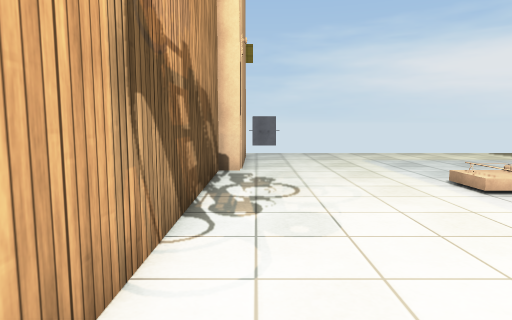
view 1 (above)

23 first-person views from a walk through a Unity game level. The camera is 1.2 m above the floor, tilts 6° down and sees 75° across. The floor is counted in squares, 1 m on a side. Each view is taken from the middle of a square. On the plan, view 1 faces up. The plan holds only what a view shows up to about 14 squares ahead; the rest is blank. The place goes on beyond the plan. The player is left out. Door leaves are left out, so doorways stand open. Some surface patterns are stand-ins.

view 2
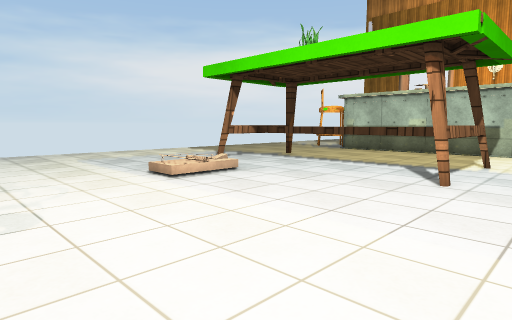

view 3
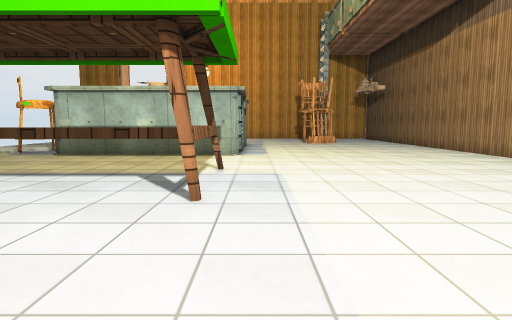

view 4
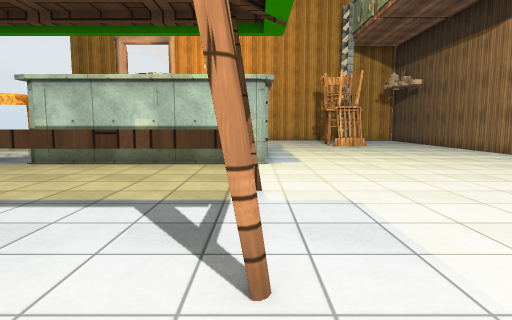

view 5
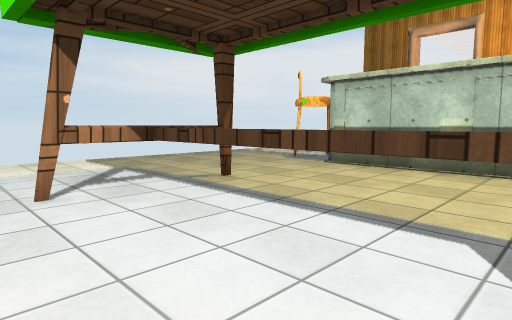

view 6
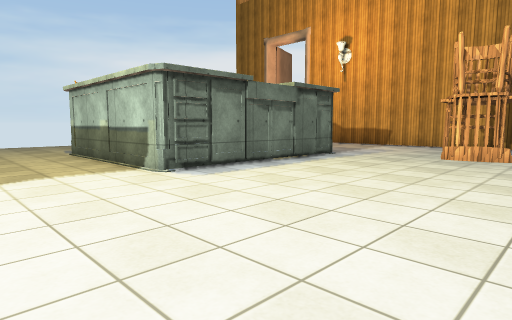

view 7
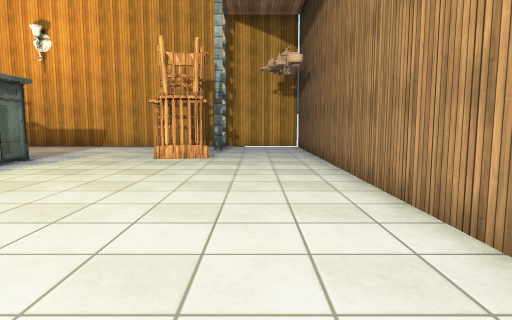

view 8
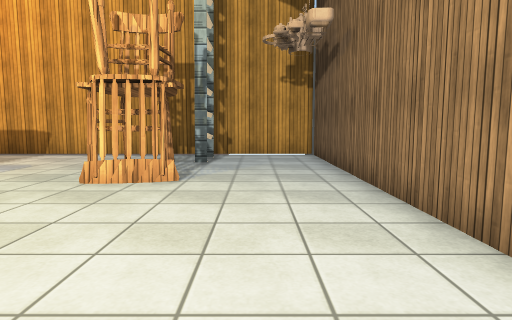

view 9
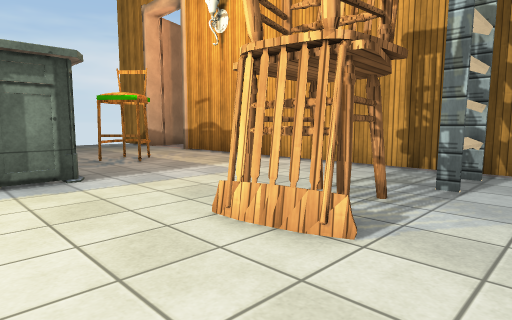

view 10
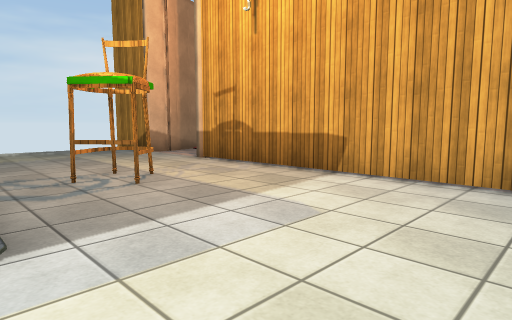

view 11
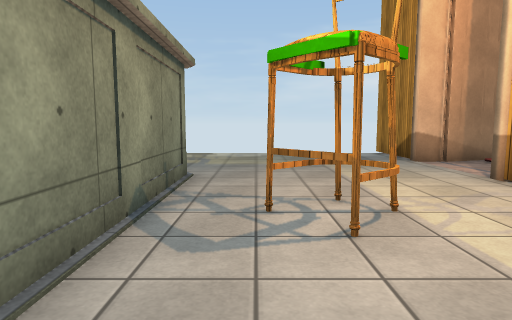

view 12
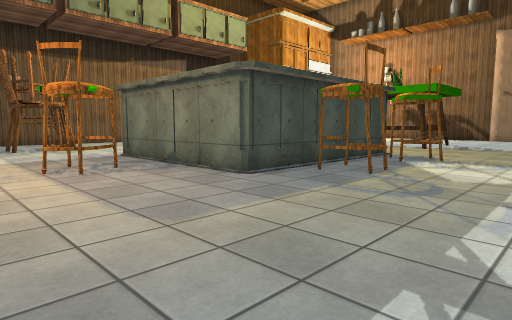

view 13
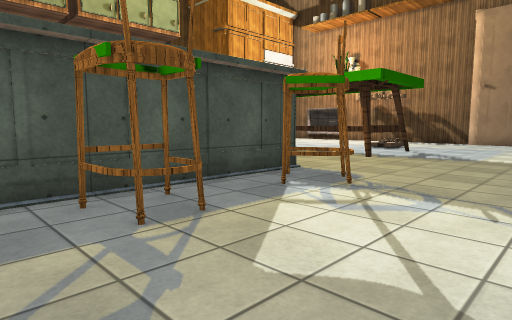

view 14
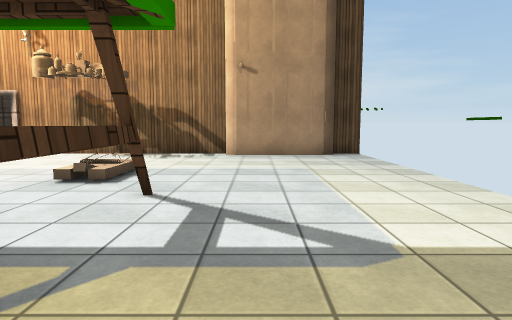

view 15
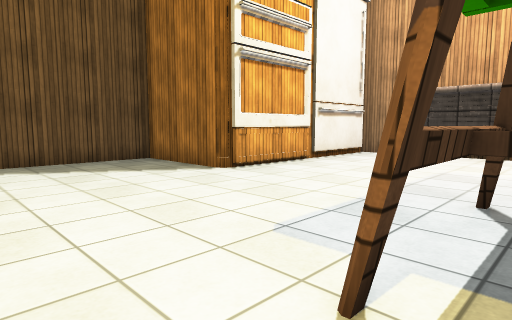

view 16
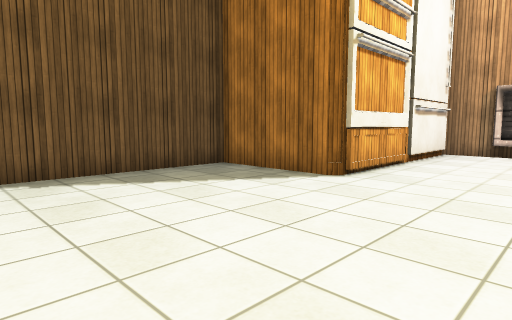

view 17
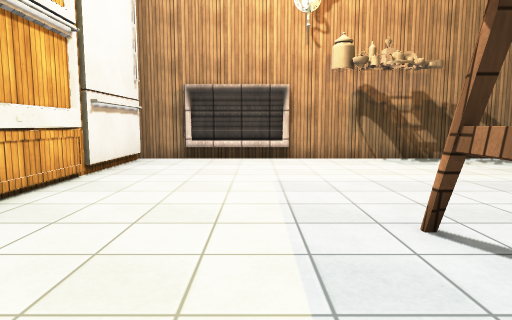

view 18
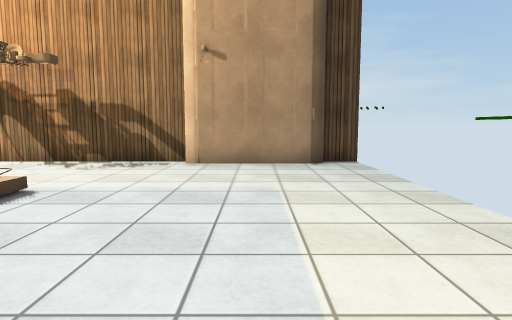

view 19
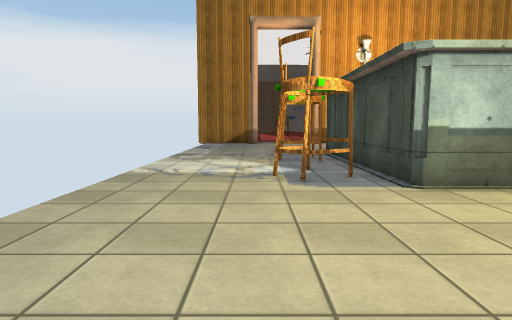

view 20
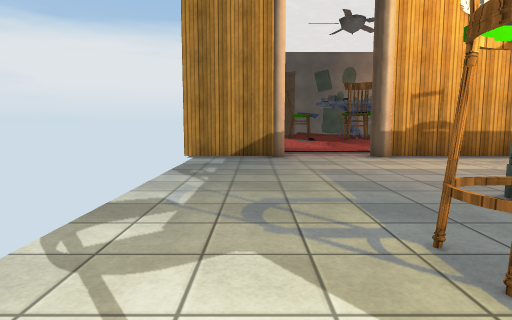

view 21
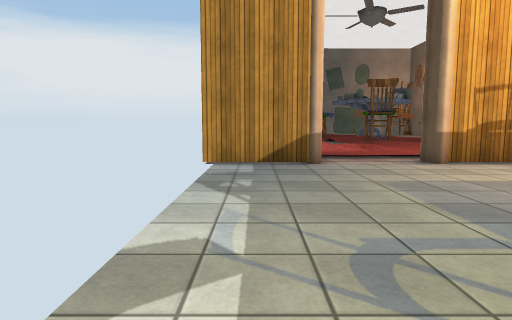

view 22
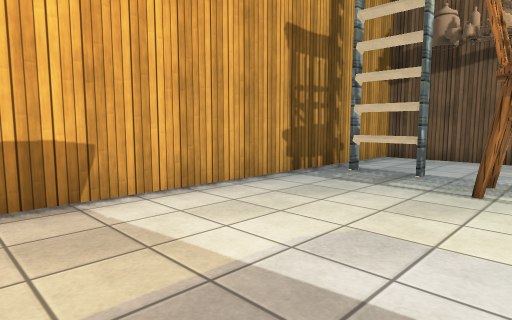

view 23
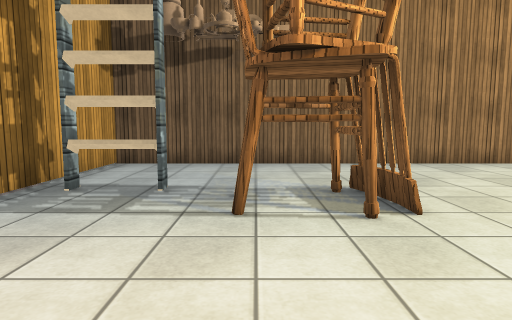

### Floor plan
Key: @ floor where view 1 was taken; # wall or solid block; . floor; T trap; H thing the floor can be seen under or through; C chair; E vent; O other object.
Columns run from 1 left of view 1 to 32 right of it. Each row starts with its distance up from view 1.
 15                                 #
 14 #...............................#
 13 #...............................#
 12 #O..............................#
 11 #O..............................#O
 10 #O...............CCC.CC...........
  9 #.................C..CC...........
  8 #.......HH.HH....########.........
  7 #.....T...H......#      #.......#.
  6 #....TTT..H......#      #.......#
  5 #.........H......#      #.CCC...#
  4 #.........H......#      #..C....#
  3 #.........H......#      #.......#
  2 #.........H......#      #.......#
  1 #.......##.##....########.......#
  0 #@..............................#
 -1 E...............................#
 -2 E...............................#
 -3 E.........................CC....#
 -4 #........................CCC....#
 -5 #########................CC..HH.#
 -6         #.......................#
 -7         #.......................#
 -8         #.......................#
 -9         #.......................#
-10         #########################

Where each view was taken, in squares from view 1:
view 1: 0 up, 0 right, facing up
view 2: 1 down, 0 right, facing up-right
view 3: 0 up, 2 right, facing right
view 4: 1 up, 5 right, facing right
view 5: 2 up, 6 right, facing up-right
view 6: 7 down, 11 right, facing up-right
view 7: 7 down, 12 right, facing right
view 8: 7 down, 17 right, facing right
view 9: 7 down, 21 right, facing up-right
view 10: 3 down, 23 right, facing up-right
view 11: 0 up, 25 right, facing up
view 12: 14 up, 29 right, facing down-left
view 13: 14 up, 23 right, facing down-left
view 14: 10 up, 13 right, facing left
view 15: 2 up, 13 right, facing down-left
view 16: 1 down, 14 right, facing down-left
view 17: 1 down, 11 right, facing left
view 18: 11 up, 10 right, facing left
view 19: 11 up, 9 right, facing right
view 20: 12 up, 18 right, facing right
view 21: 13 up, 20 right, facing right
view 22: 3 up, 25 right, facing down-right
view 23: 1 up, 26 right, facing down
